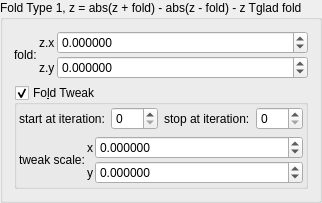
      <widget class="QGroupBox" name="groupBox_6">
       <property name="title">
        <string>Fold Type 1, z = abs(z + fold) - abs(z - fold) - z Tglad fold</string>
       </property>
       <layout class="QVBoxLayout" name="verticalLayout_11">
        <item>
         <layout class="QGridLayout" name="gridLayout_35" columnstretch="0,0,1">
          <property name="spacing">
           <number>2</number>
          </property>
          <item row="1" column="2">
           <widget class="MyDoubleSpinBox" name="spinbox3_transf_addition_constant_111_y">
            <property name="sizePolicy">
             <sizepolicy hsizetype="Minimum" vsizetype="Maximum">
              <horstretch>0</horstretch>
              <verstretch>0</verstretch>
             </sizepolicy>
            </property>
            <property name="prefix">
             <string/>
            </property>
            <property name="decimals">
             <number>6</number>
            </property>
            <property name="minimum">
             <double>-99.989999999999995</double>
            </property>
            <property name="singleStep">
             <double>0.100000000000000</double>
            </property>
           </widget>
          </item>
          <item row="1" column="1">
           <widget class="QLabel" name="label_135">
            <property name="text">
             <string notr="true">z.y</string>
            </property>
           </widget>
          </item>
          <item row="0" column="2">
           <widget class="MyDoubleSpinBox" name="spinbox3_transf_addition_constant_111_x">
            <property name="sizePolicy">
             <sizepolicy hsizetype="Minimum" vsizetype="Maximum">
              <horstretch>0</horstretch>
              <verstretch>0</verstretch>
             </sizepolicy>
            </property>
            <property name="prefix">
             <string/>
            </property>
            <property name="decimals">
             <number>6</number>
            </property>
            <property name="minimum">
             <double>-99.989999999999995</double>
            </property>
            <property name="singleStep">
             <double>0.100000000000000</double>
            </property>
           </widget>
          </item>
          <item row="0" column="1">
           <widget class="QLabel" name="label_110">
            <property name="text">
             <string notr="true">z.x</string>
            </property>
           </widget>
          </item>
          <item row="0" column="0" rowspan="2">
           <widget class="QLabel" name="label_258">
            <property name="text">
             <string>fold:</string>
            </property>
           </widget>
          </item>
         </layout>
        </item>
        <item>
         <widget class="MyGroupBox" name="groupCheck_transf_multiplier_enabled_5_false">
          <property name="font">
           <font>
            <weight>50</weight>
            <bold>false</bold>
           </font>
          </property>
          <property name="title">
           <string>Fo&amp;ld Tweak</string>
          </property>
          <property name="checkable">
           <bool>true</bool>
          </property>
          <layout class="QVBoxLayout" name="verticalLayout_5">
           <property name="leftMargin">
            <number>2</number>
           </property>
           <property name="topMargin">
            <number>2</number>
           </property>
           <property name="rightMargin">
            <number>2</number>
           </property>
           <property name="bottomMargin">
            <number>2</number>
           </property>
           <item>
            <layout class="QHBoxLayout" name="horizontalLayout_20" stretch="0,1,0,1">
             <item>
              <widget class="QLabel" name="label_101">
               <property name="text">
                <string>start at iteration:</string>
               </property>
              </widget>
             </item>
             <item>
              <widget class="MySpinBox" name="spinboxInt_transf_start_iterations_T">
               <property name="sizePolicy">
                <sizepolicy hsizetype="Minimum" vsizetype="Maximum">
                 <horstretch>0</horstretch>
                 <verstretch>0</verstretch>
                </sizepolicy>
               </property>
               <property name="minimum">
                <number>0</number>
               </property>
               <property name="maximum">
                <number>999</number>
               </property>
               <property name="value">
                <number>0</number>
               </property>
              </widget>
             </item>
             <item>
              <widget class="QLabel" name="label_73">
               <property name="text">
                <string>stop at iteration:</string>
               </property>
              </widget>
             </item>
             <item>
              <widget class="MySpinBox" name="spinboxInt_transf_stop_iterationsT_1">
               <property name="sizePolicy">
                <sizepolicy hsizetype="Preferred" vsizetype="Maximum">
                 <horstretch>0</horstretch>
                 <verstretch>0</verstretch>
                </sizepolicy>
               </property>
               <property name="maximum">
                <number>999</number>
               </property>
              </widget>
             </item>
            </layout>
           </item>
           <item>
            <layout class="QGridLayout" name="gridLayout_6" columnstretch="0,0,1">
             <property name="spacing">
              <number>2</number>
             </property>
             <item row="0" column="1">
              <widget class="QLabel" name="label_32">
               <property name="text">
                <string notr="true">x</string>
               </property>
              </widget>
             </item>
             <item row="1" column="1">
              <widget class="QLabel" name="label_33">
               <property name="text">
                <string notr="true">y</string>
               </property>
              </widget>
             </item>
             <item row="0" column="2">
              <widget class="MyDoubleSpinBox" name="spinbox3_transf_scale3D_000_x">
               <property name="enabled">
                <bool>true</bool>
               </property>
               <property name="sizePolicy">
                <sizepolicy hsizetype="Minimum" vsizetype="Maximum">
                 <horstretch>0</horstretch>
                 <verstretch>0</verstretch>
                </sizepolicy>
               </property>
               <property name="decimals">
                <number>6</number>
               </property>
               <property name="minimum">
                <double>-99.989999999999995</double>
               </property>
               <property name="maximum">
                <double>99.989999999999995</double>
               </property>
               <property name="singleStep">
                <double>0.100000000000000</double>
               </property>
              </widget>
             </item>
             <item row="1" column="2">
              <widget class="MyDoubleSpinBox" name="spinbox3_transf_scale3D_000_y">
               <property name="enabled">
                <bool>true</bool>
               </property>
               <property name="sizePolicy">
                <sizepolicy hsizetype="Minimum" vsizetype="Maximum">
                 <horstretch>0</horstretch>
                 <verstretch>0</verstretch>
                </sizepolicy>
               </property>
               <property name="decimals">
                <number>6</number>
               </property>
               <property name="minimum">
                <double>-99.989999999999995</double>
               </property>
               <property name="maximum">
                <double>99.989999999999995</double>
               </property>
               <property name="singleStep">
                <double>0.100000000000000</double>
               </property>
              </widget>
             </item>
             <item row="0" column="0" rowspan="2">
              <widget class="QLabel" name="label_38">
               <property name="text">
                <string>tweak scale:</string>
               </property>
              </widget>
             </item>
            </layout>
           </item>
          </layout>
         </widget>
        </item>
       </layout>
      </widget>
